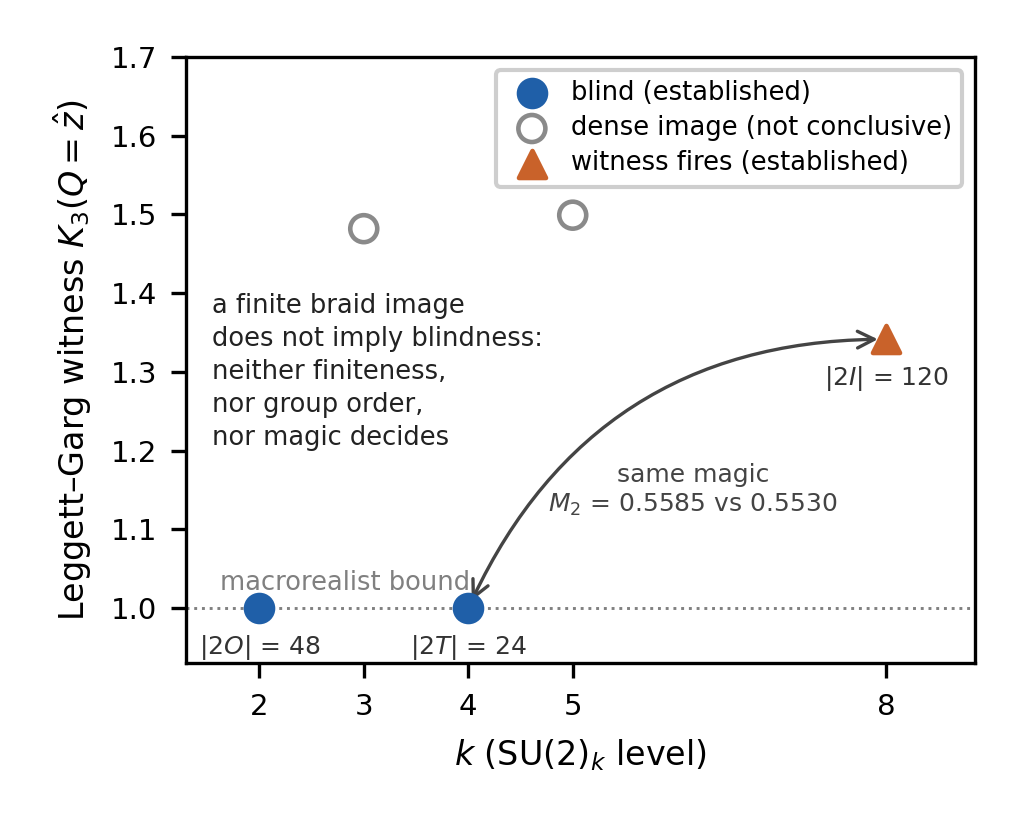

Generate this figure with Python:
#!/usr/bin/env python3
"""
FIG-2: what does NOT decide blindness of the fixed-axis Leggett-Garg witness.

Every plotted number is READ from p5a_ergebnis_t4.json (blocks `map` and `curve`);
nothing is typed here. That is the difference to fig1, which renders the already
verified Table I. The Bloch dot products quoted in the annotation are exact
constants taken from p5a_THEOREM_NOTE_k4_blindness.md (Theorem B, checks G1/G2/G3):
tetrahedron {-1/3}, octahedron {0,+-1}, icosahedron {+-1,+-1/sqrt5}.

Statement of the figure: k=2 (2O) and k=4 (2T) are blind, k=8 (2I) is not, although
all three have a finite braid image; the group orders are not ordered along k
(48 -> 24 -> 120); and k=4 and k=8 carry nearly the same magic while sitting on
opposite sides of the witness. So neither finiteness, nor group order, nor the
amount of magic decides. What does decide -- the orbit Gram structure -- is stated
in the text, not drawn here: no column of the JSON carries it as a scalar.

The two dense levels k=3 and k=5 are shown on purpose. They are the evidence for
their own exclusion: among the three finite levels alone, the gate-magic column
would look like a clean discriminator (0.000/0.765 blind against 0.815 seeing),
and it is exactly k=3 (0.562) that breaks it.

Conventions: group orders are printed in the BINARY convention used by Table I
(48/24/120). The JSON stores the PROJECTIVE order (24/12/60); the doubling is
performed below as an explicit expression, not typed in.

Strips matplotlib metadata on save (no author/host leakage), >=300 dpi.
"""
import json
import re
import sys
from pathlib import Path

import matplotlib
matplotlib.use("Agg")
import matplotlib.pyplot as plt

if __name__ == "__main__" and hasattr(sys.stdout, "reconfigure"):
    sys.stdout.reconfigure(encoding="utf-8")

HERE = Path(__file__).resolve().parent
with open(HERE / "p5a_ergebnis_t4.json", encoding="utf-8") as fh:
    data = json.load(fh)

# `map` carries K3/M2/group, `curve` carries order/dense -- joined on k.
map_by_k = {e["k"]: e for e in data["map"]}
curve_by_k = {e["k"]: e for e in data["curve"] if e["k"] in map_by_k}

TOL = 1e-9
points = []
for k in sorted(map_by_k):
    m, c = map_by_k[k], curve_by_k[k]
    ordnung_projektiv = c["order"]                     # 24 / 12 / 60, None for dense
    # Table I prints the BINARY order; the JSON stores the projective one.
    ordnung_binaer = 2 * ordnung_projektiv if ordnung_projektiv is not None else None
    # Cross-check: the order is in the JSON twice -- as `curve.order` and inside
    # the `map.group` string. If the two ever drift apart, stop instead of drawing.
    if ordnung_projektiv is not None:
        im_label = re.search(r"\((\d+)\)", m["group"])
        assert im_label and int(im_label.group(1)) == ordnung_projektiv, (
            f"k={k}: curve.order={ordnung_projektiv} vs map.group={m['group']}")
    if c["dense"]:
        zustand = "dense"                              # sampling, not conclusive
    elif m["K3"] <= 1.0 + TOL:
        zustand = "blind"
    else:
        zustand = "sees"
    points.append({"k": k, "K3": m["K3"], "M2": m["M2"], "zustand": zustand,
                   "name": m["group"].split("(")[0], "ordnung": ordnung_binaer})

STIL = {                       # verdict lives in marker+colour, K3 lives in position
    "blind": dict(marker="o", color="#1f5fa8", label="blind (established)"),
    "sees":  dict(marker="^", color="#c9622a", label="witness fires (established)"),
    "dense": dict(marker="o", color="#8a8a8a", label="dense image (not conclusive)"),
}

# Drawn at the width it is printed at (revtex \columnwidth is about 3.4 in), so that the
# font sizes below are the sizes on paper. Rendering wider and letting \includegraphics
# scale down silently shrinks every label -- LaTeX reports nothing, because nothing overflows.
fig, ax = plt.subplots(figsize=(3.4, 2.75))
ax.axhline(1.0, color="gray", lw=0.7, ls=":")
# left of the data: the lower right corner is taken by the legend (checked by looking
# at the rendered PNG -- the first layout hid this label underneath it)
ax.text(1.62, 1.023, "macrorealist bound", fontsize=6.2, color="gray", ha="left")

gezeigt = set()
for p in points:
    s = STIL[p["zustand"]]
    ax.scatter(p["k"], p["K3"], marker=s["marker"], s=42, zorder=4,
               color=s["color"] if p["zustand"] != "dense" else "none",
               edgecolors=s["color"], linewidths=1.1,
               label=s["label"] if p["zustand"] not in gezeigt else None)
    gezeigt.add(p["zustand"])
    if p["ordnung"] is not None:                        # finite: name the group
        ax.annotate(f"$|{p['name']}|$ = {p['ordnung']}", xy=(p["k"], p["K3"]),
                    xytext=(0, -11), textcoords="offset points",
                    fontsize=6.0, ha="center", color="#333333")

# The twin pair: nearly the same magic, opposite sides of the witness.
vier = next(p for p in points if p["k"] == 4)
acht = next(p for p in points if p["k"] == 8)
ax.annotate("", xy=(acht["k"], acht["K3"]), xytext=(vier["k"], vier["K3"]),
            arrowprops=dict(arrowstyle="<->", lw=0.8, color="#444444",
                            connectionstyle="arc3,rad=-0.32"))
# below the arc, not across it (the first layout let the arrow run through the text)
ax.text(6.15, 1.115,
        f"same magic\n$M_2$ = {vier['M2']:.4f} vs {acht['M2']:.4f}",
        fontsize=6.0, ha="center", va="bottom", color="#444444")

# lower left, with the legend moved to the upper right: at >=6 pt the legend box grew and
# covered the |2T| = 24 label and the end of "macrorealist bound" (seen in the rendered PNG)
ax.text(1.55, 1.40,
        "a finite braid image\n"
        "does not imply blindness:\n"
        "neither finiteness,\n"
        "nor group order,\n"
        "nor magic decides",
        fontsize=6.2, ha="left", va="top", color="#222222", linespacing=1.35)

ax.set_xlabel(r"$k$ (SU(2)$_k$ level)", fontsize=8)
ax.set_ylabel(r"Leggett–Garg witness $K_3(Q{=}\hat z)$", fontsize=8)
ax.set_xticks(sorted(map_by_k))
ax.tick_params(labelsize=7)
ax.set_xlim(1.3, 8.85)      # left margin: the |2O| = 48 label at k=2 was clipped otherwise
ax.set_ylim(0.93, 1.70)
ax.legend(fontsize=6.2, loc="upper right", framealpha=0.95,
          borderpad=0.4, handletextpad=0.5, labelspacing=0.35)
fig.tight_layout()

if __name__ == "__main__":
    target = HERE / "p5a_fig2_orbit_geometry.png"
    fig.savefig(target, dpi=300, metadata={"Author": None, "Software": None,
                                         "Title": None, "Description": None})
    for p in points:
        print(f"k={p['k']}  {p['name']:5s} order={p['ordnung']}  "
              f"K3={p['K3']:.6f}  M2={p['M2']:.6f}  -> {p['zustand']}")
    print(f"wrote {target.name}")
